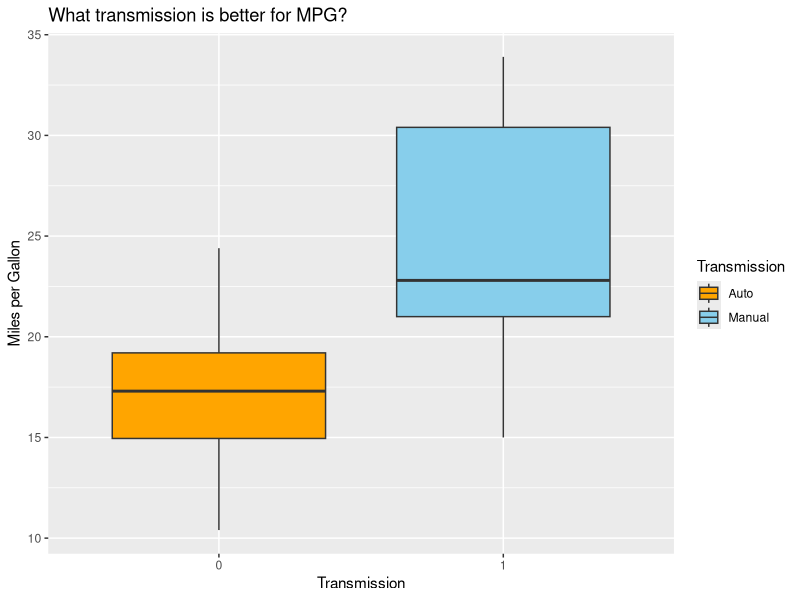
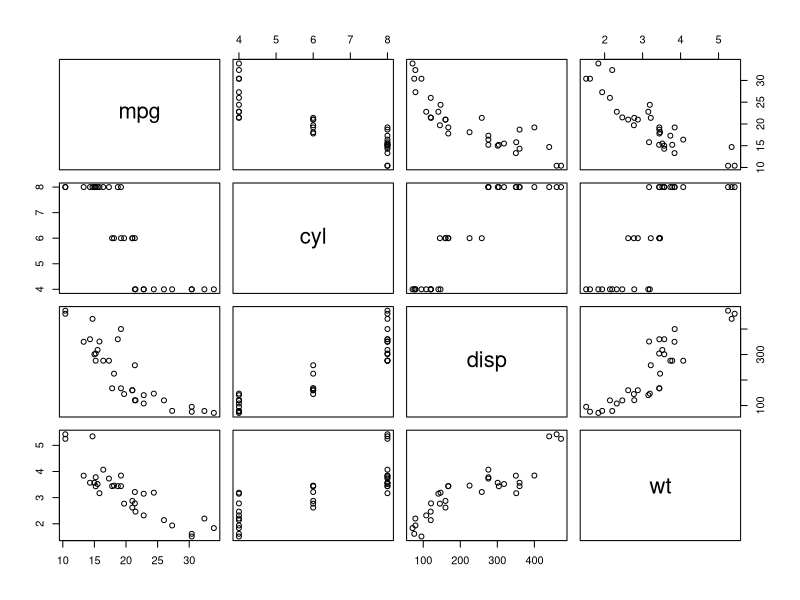
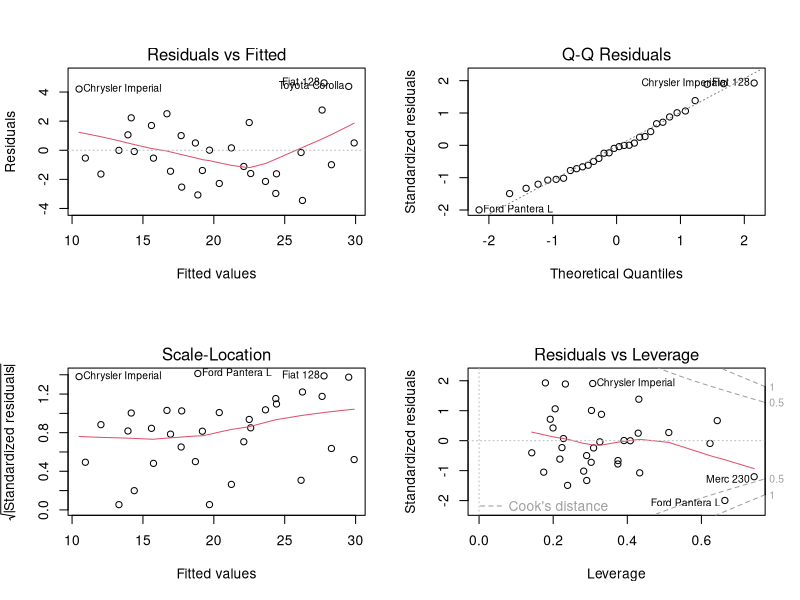

Write the R code that produced these figures, in order.
## ---- chunk 1
library(ggplot2)
## ---- chunk 2
data(mtcars)
head(mtcars)
## ---- chunk 3
mpg_auto <- mtcars$mpg[mtcars$am == 0]
mpg_manu <- mtcars$mpg[mtcars$am == 1]

summary(mtcars$mpg)
mean(mpg_auto)
mean(mpg_manu)
## ---- chunk 4
mpg_allcor <- abs(cor(mtcars)[1, -1])
vars <- names(mtcars)[-1]

vars[quantile(mpg_allcor, 0.75) < mpg_allcor]
## ---- chunk 5
model1 <- lm(mpg ~ factor(am), data = mtcars)
summary(model1)
## ---- chunk 6
model2 <- lm(mpg ~ ., data = mtcars)
summary(model2)
## ---- chunk 7
model3 <- lm(mpg ~ am + wt + disp + factor(cyl), data = mtcars)
summary(model3)
## ---- chunk 8
anova(model1, model2, model3)
## ---- chunk 9
summary(model2)$r.square
## ---- chunk 10
ggplot(mtcars, aes(x=factor(am), y=mpg, fill=factor(am))) + geom_boxplot() + labs(
      x="Transmission", 
      y="Miles per Gallon",
      title="What transmission is better for MPG?") + scale_fill_manual(
            values=c("orange", "skyblue"),
            labels=c("Auto", "Manual"), 
            name="Transmission")
## ---- chunk 11
pairs(mtcars[, c(T, quantile(mpg_allcor, 0.75) < mpg_allcor)])
## ---- chunk 12
par(mfrow = c(2, 2))
plot(model2)
